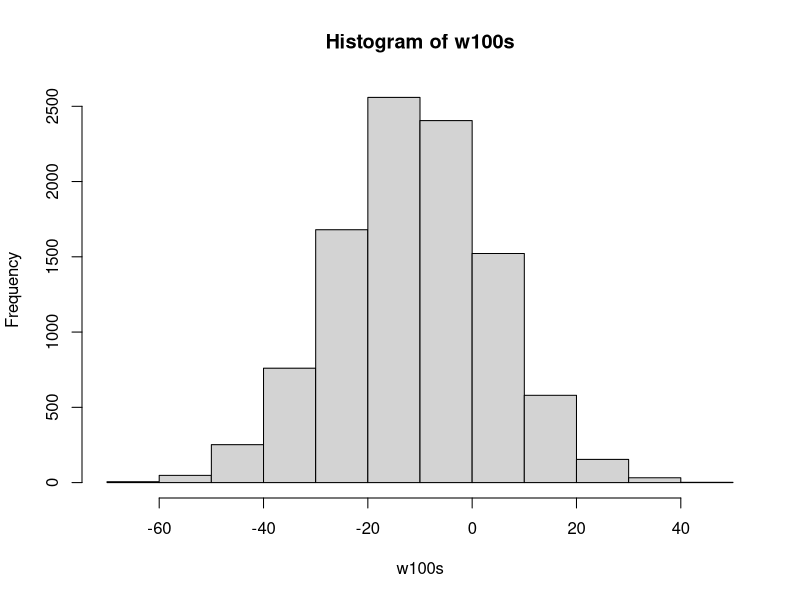
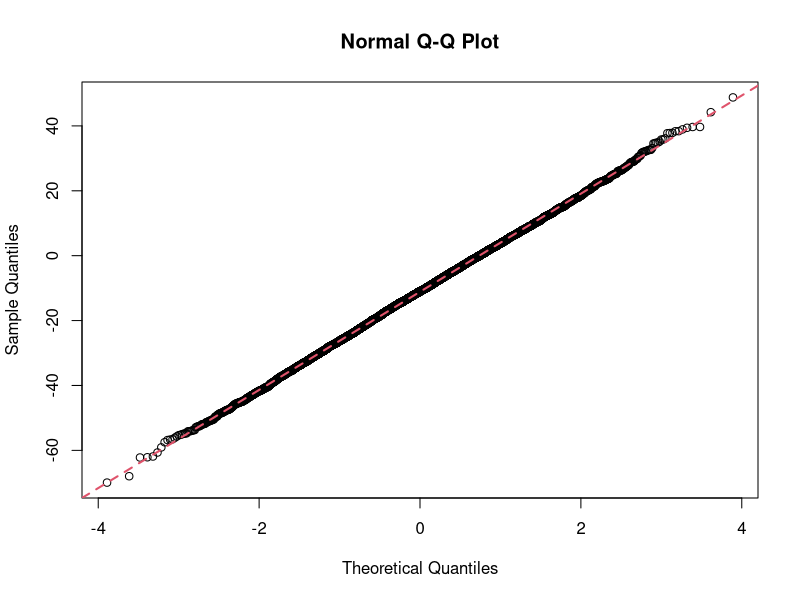

R code for these plots, in order: (Note: a time limit stopped this script after it produced the figures.)
###PART C###
queue <- function(lambda, mu, N, customer) {
  queueTimes <- matrix(0, N)
  
  for (i in 1:N) {
    waits <- matrix(0,customer,1)
    arrivals <-rexp(customer,rate=lambda)
    services <- rexp(customer,rate=mu)
    
    for (j in 2:customer) {
      waits[j,] <- (waits[j-1,] + services[j-1] - arrivals[j])
    }
    
    queueTimes[i] <- waits[customer,]
  }
  
  return(queueTimes)
}


###PART D###
###MEAN, VARIANCE, AND CI FUNCTION###
meanvar <- function (results, N) {
  
  mean <- sum(results)/N
  variances <- matrix(0,N,1)
  for (i in 1:N) {
    variances[i] <- (results[i] - mean)^2
  }
  var <- (1/N)*sum(variances)
  
  sd <- sqrt(var)
  error <- qnorm(.95)*sd/sqrt(N)
  left <- mean - error
  right <- mean + error
  
  totals <- cbind(mean, var, error, left, right)
  
  return(totals)
}

##calculate P(W2 = 0) for N = 100##
sample <- queue(.9,1,100,2)
results <- NULL
for (i in 1:100) {
  if (sample[i,] <= 0) {
    results[i] = 1
  } else if (sample[i,] > 0) {
    results[i] = 0
  }
}

summary <- meanvar(results,100)

##calculate P(W2 = 0) for N = 1000##
sample2 <- queue(.9,1,1000,2)
results2 <- NULL
for (i in 1:1000) {
  if (sample2[i,] <= 0) {
    results2[i] = 1
  } else if (sample2[i,] > 0) {
    results2[i] = 0
  }
}

summary2 <- meanvar(results2,1000)

##calculate P(W2 = 0) for N = 10000##
sample3 <- queue(.9,1,10000,2)
results3 <- NULL
for (i in 1:10000) {
  if (sample3[i,] <= 0) {
    results3[i] = 1
  } else if (sample3[i,] > 0) {
    results3[i] = 0
  }
}

summary3 <- meanvar(results3,10000)

##calculate P(W100 = 0) for N = 100##
sample4 <- queue(.9,1,100,100)
results4 <- NULL
for (i in 1:100) {
  if (sample4[i,] <= 0) {
    results4[i] = 1
  } else if (sample4[i,] > 0) {
    results4[i] = 0
  }
}

summary4 <- meanvar(results4,100)

##calculate P(W100 = 0) for N = 1000##
sample5 <- queue(.9,1,1000,100)
results5 <- NULL
for (i in 1:1000) {
  if (sample5[i,] <= 0) {
    results5[i] = 1
  } else if (sample5[i,] > 0) {
    results5[i] = 0
  }
}

summary5 <- meanvar(results5,1000)

##calculate P(W100 = 0) for N = 10000##
sample6 <- queue(.9,1,10000,100)
results6 <- NULL
for (i in 1:10000) {
  if (sample6[i,] <= 0) {
    results6[i] = 1
  } else if (sample6[i,] > 0) {
    results6[i] = 0
  }
}

summary6 <- meanvar(results6,10000)

###PART E###
w100s <- queue(.9,1,10000,100)

#histogram of 10,000 simulations of W100#
w100hist <-hist(w100s)

#qqplot of 10,000 simulations of W100#
w100qq <- qqnorm(w100s)
w100qq <- qqline(w100s,col = 2,lwd=2,lty=2)

##PART F##
m <- NULL
for (i in 1:10000) {
  w100 <- queue(.9,1,1000,100)
  m[i] <- sum(w100)/1000
}

mhist <- hist(m)
mqq <- qqnorm(m)
mqq <- qqline(m,col = 2,lwd=2,lty=2)
